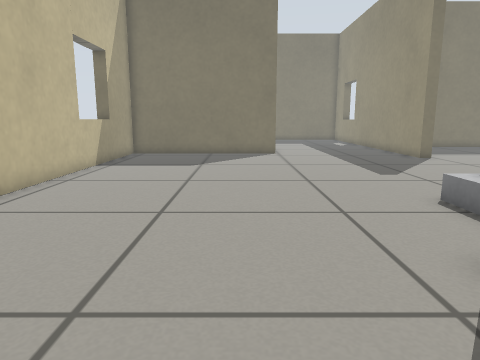
view 1 (above)

20 first-person views from a walk through a world built for the Gazebo simulator. The camera is 0.5 m above the floor, tilts 10° down and sees 70° across. The floor is counted in squares, 0.25 m on a side. Each view is taken from the middle of a square. On the plan, view 1 faces up. The plan holds only what a view shows up to about 18 squares ahead; the rest is blank. The place goes on beyond the plan.

view 2
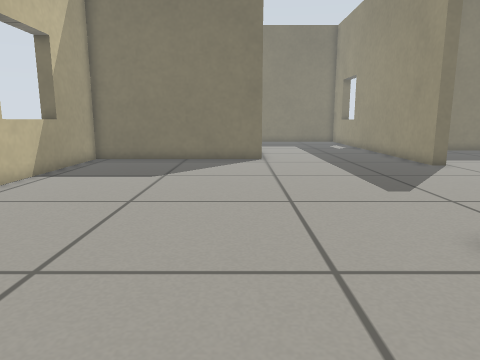

view 3
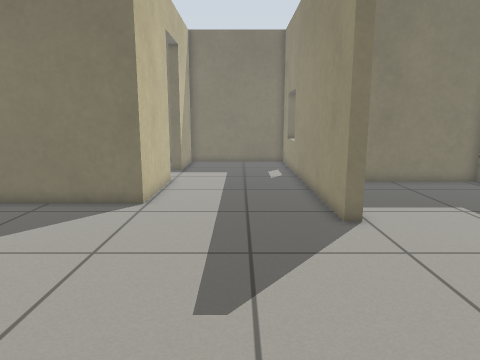

view 4
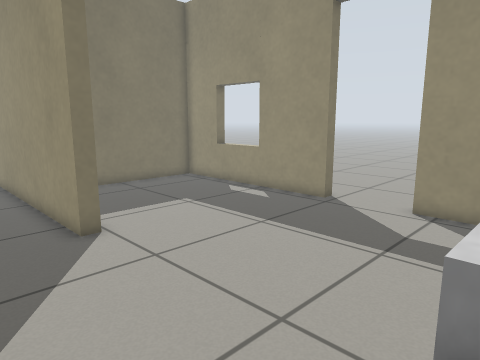

view 5
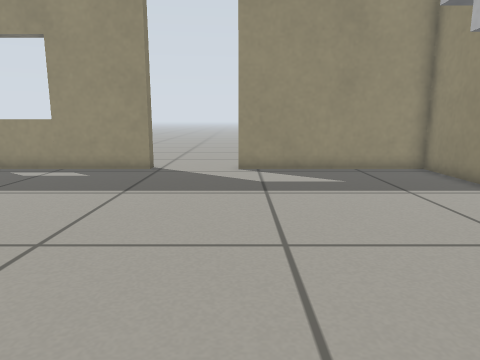

view 6
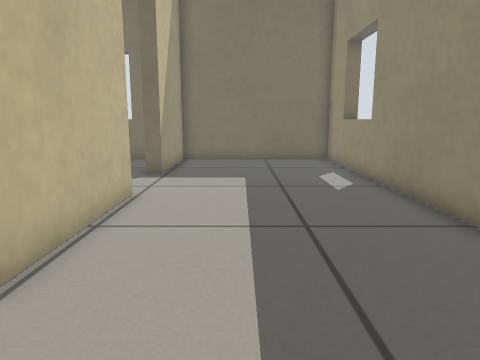

view 7
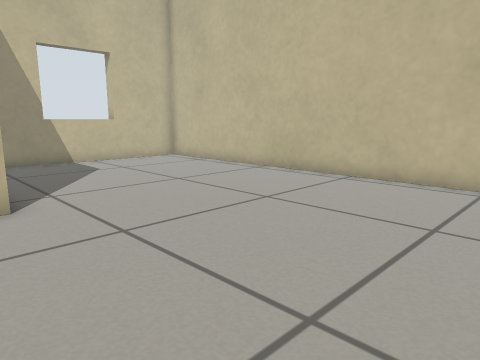

view 8
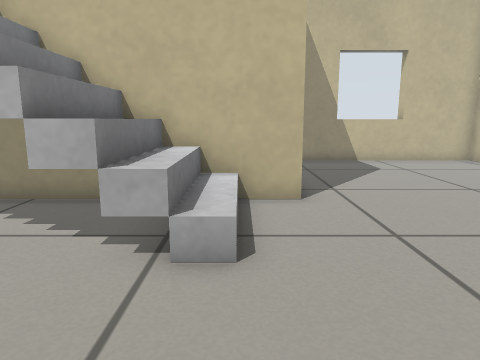

view 9
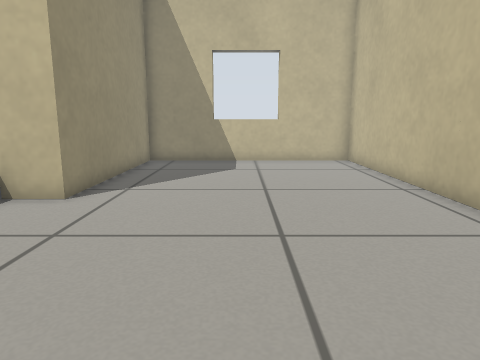

view 10
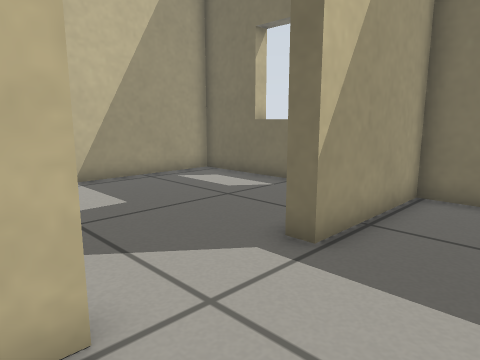

view 11
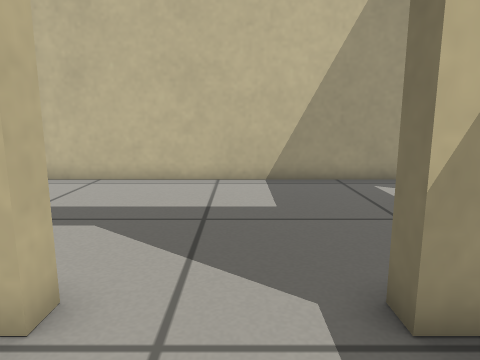

view 12
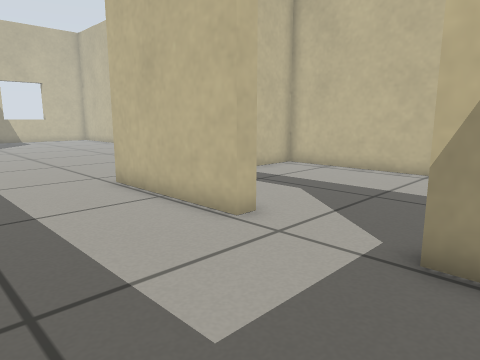

view 13
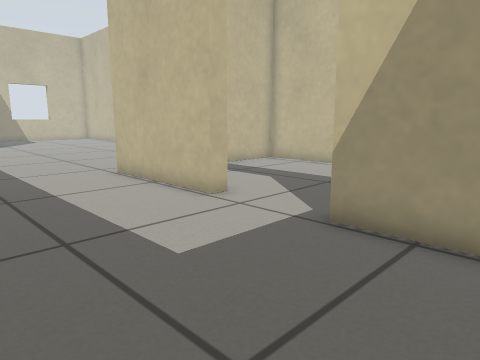

view 14
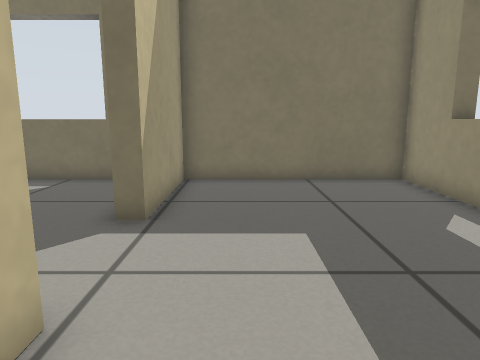

view 15
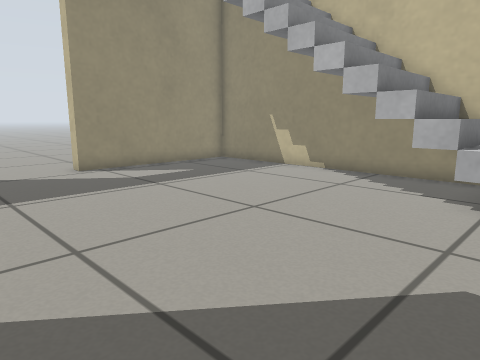

view 16
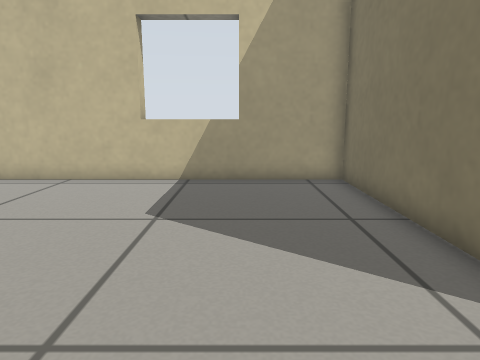

view 17
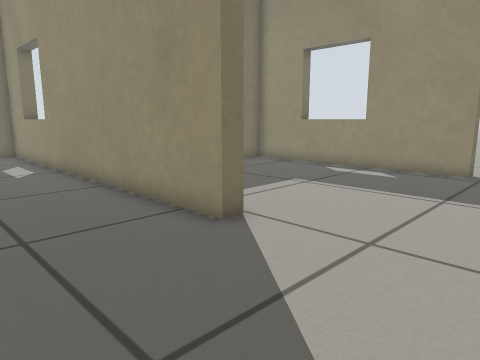

view 18
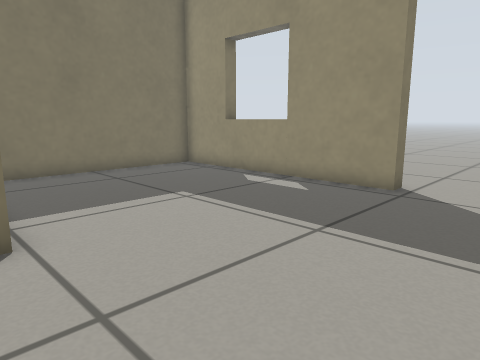

view 19
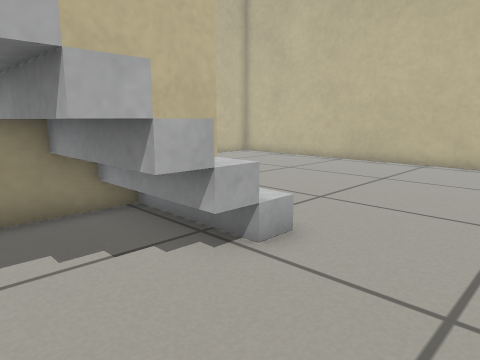

view 20
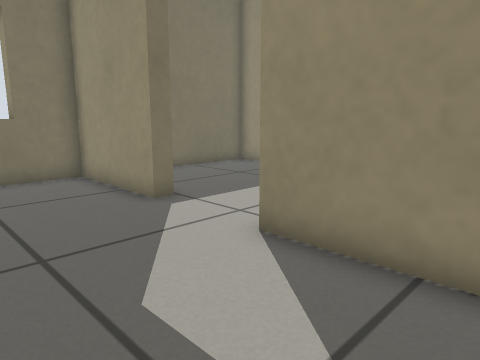

### Floor plan
Points are (right, up) in squares from view 1. A wall is a line through its corners. A room is listed if a view was taken in it or the views show most of it. See-through windows are left out.
Room 1 (views 1, 2, 3, 4, 5, 6, 7, 8, 9, 10, 11, 12, 13, 14, 15, 16, 17, 18, 19)
walls: (10.1, 17.9) (9.5, 17.9) (9.5, 34.3) (2.1, 34.3) (2.1, 29.6); (2.1, 26) (2.1, 20.4) (-6.4, 20.4) (-6.4, -3.8) (3.4, -3.8) (3.4, 4.5) (18.9, 4.5) (18.9, 5.6); (18.9, 15.7) (18.9, 25.3) (11.2, 25.3); (18.9, 7.5) (18.9, 12.1)
ways out: open door at (2, 27.5) to room 2; open door at (19, 13.5)
Room 2 (view 20)
walls: (1.5, 29.6) (1.5, 34.3) (-6.4, 34.3) (-6.4, 21) (-3.1, 21); (1.5, 22.6) (1.5, 26)
ways out: open door at (2, 27.5) to room 1

Positions as (right, up) in squares from view 1, and headings:
1: (0, 0), facing up
2: (1, 3), facing up
3: (6, 7), facing up
4: (6, 8), facing up-right
5: (5, 12), facing right
6: (5, 17), facing up
7: (5, 13), facing down-left
8: (5, 13), facing down
9: (-1, 13), facing down
10: (5, 25), facing up-left
11: (5, 28), facing left
12: (7, 31), facing down-left
13: (8, 33), facing down-left
14: (4, 23), facing up
15: (5, 17), facing down-right
16: (5, 17), facing left
17: (5, 13), facing up-right
18: (9, 12), facing up-right
19: (10, 12), facing down-left
20: (-3, 22), facing up-right
